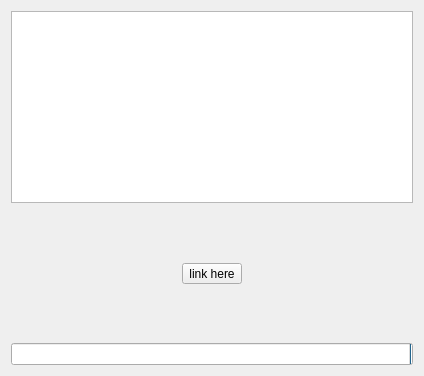
<?xml version="1.0" encoding="UTF-8"?>
<ui version="4.0">
 <class>MSALoginDialog</class>
 <widget class="QDialog" name="MSALoginDialog">
  <property name="geometry">
   <rect>
    <x>0</x>
    <y>0</y>
    <width>424</width>
    <height>376</height>
   </rect>
  </property>
  <property name="sizePolicy">
   <sizepolicy hsizetype="Fixed" vsizetype="MinimumExpanding">
    <horstretch>0</horstretch>
    <verstretch>0</verstretch>
   </sizepolicy>
  </property>
  <property name="windowTitle">
   <string>Add Microsoft Account</string>
  </property>
  <layout class="QGridLayout" name="gridLayout">
   <item row="2" column="0">
    <spacer name="horizontalSpacer">
     <property name="orientation">
      <enum>Qt::Horizontal</enum>
     </property>
     <property name="sizeHint" stdset="0">
      <size>
       <width>112</width>
       <height>20</height>
      </size>
     </property>
    </spacer>
   </item>
   <item row="2" column="2">
    <spacer name="horizontalSpacer_2">
     <property name="orientation">
      <enum>Qt::Horizontal</enum>
     </property>
     <property name="sizeHint" stdset="0">
      <size>
       <width>111</width>
       <height>20</height>
      </size>
     </property>
    </spacer>
   </item>
   <item row="3" column="0" colspan="3">
    <spacer name="verticalSpacer">
     <property name="orientation">
      <enum>Qt::Vertical</enum>
     </property>
     <property name="sizeHint" stdset="0">
      <size>
       <width>20</width>
       <height>40</height>
      </size>
     </property>
    </spacer>
   </item>
   <item row="2" column="1">
    <widget class="QToolButton" name="linkButton">
     <property name="sizePolicy">
      <sizepolicy hsizetype="Preferred" vsizetype="Preferred">
       <horstretch>0</horstretch>
       <verstretch>0</verstretch>
      </sizepolicy>
     </property>
     <property name="text">
      <string notr="true">link here</string>
     </property>
     <property name="icon">
      <iconset theme="edit"/>
     </property>
     <property name="iconSize">
      <size>
       <width>300</width>
       <height>300</height>
      </size>
     </property>
     <property name="toolButtonStyle">
      <enum>Qt::ToolButtonTextUnderIcon</enum>
     </property>
    </widget>
   </item>
   <item row="1" column="0" colspan="3">
    <spacer name="verticalSpacer_2">
     <property name="orientation">
      <enum>Qt::Vertical</enum>
     </property>
     <property name="sizeHint" stdset="0">
      <size>
       <width>20</width>
       <height>40</height>
      </size>
     </property>
    </spacer>
   </item>
   <item row="0" column="0" colspan="3">
    <widget class="WrapLabel" name="label">
     <property name="acceptDrops">
      <bool>false</bool>
     </property>
    </widget>
   </item>
   <item row="4" column="0" colspan="3">
    <widget class="QProgressBar" name="progressBar">
     <property name="textVisible">
      <bool>false</bool>
     </property>
     <property name="invertedAppearance">
      <bool>true</bool>
     </property>
    </widget>
   </item>
  </layout>
 </widget>
 <customwidgets>
  <customwidget>
   <class>WrapLabel</class>
   <extends>QTextEdit</extends>
   <header>ui/widgets/WrapLabel.h</header>
  </customwidget>
 </customwidgets>
 <resources/>
 <connections/>
</ui>
